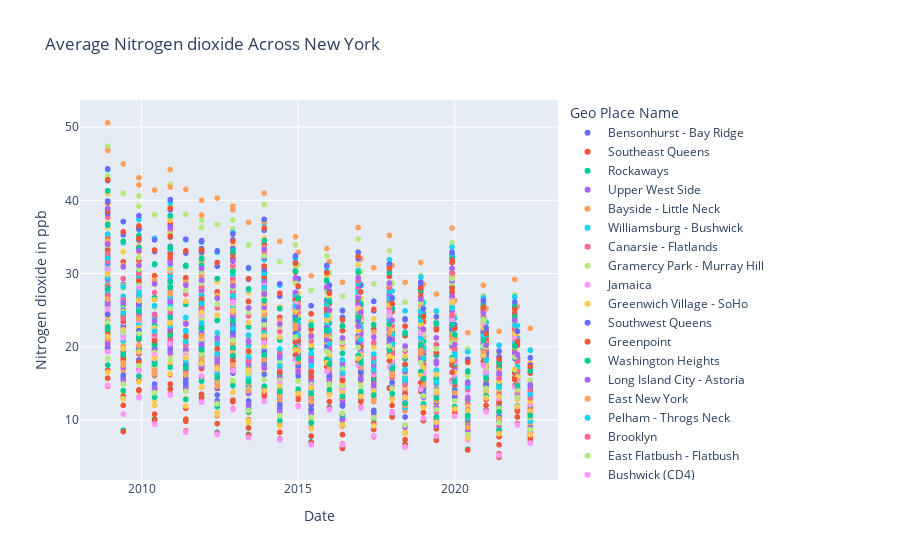

Write notebook code for a chart like this one.
### Code cell
fig = px.scatter(only_nitr, x = 'Start_Date', y = 'Data Value', color = 'Geo Place Name',
                 labels={
                     'Start_Date': "Date",
                     'Data Value': "Nitrogen dioxide in ppb"
                 }, title = "Average Nitrogen dioxide Across New York")
fig.show()
